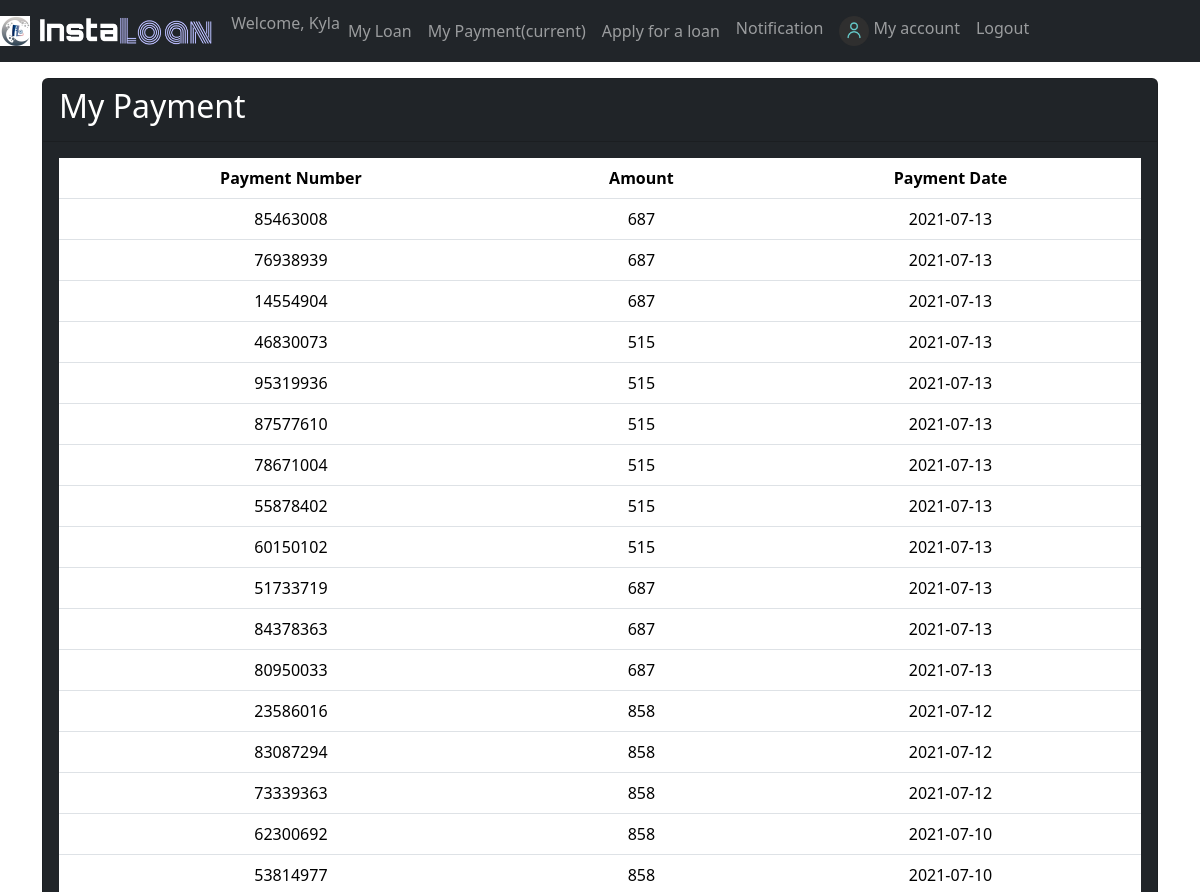
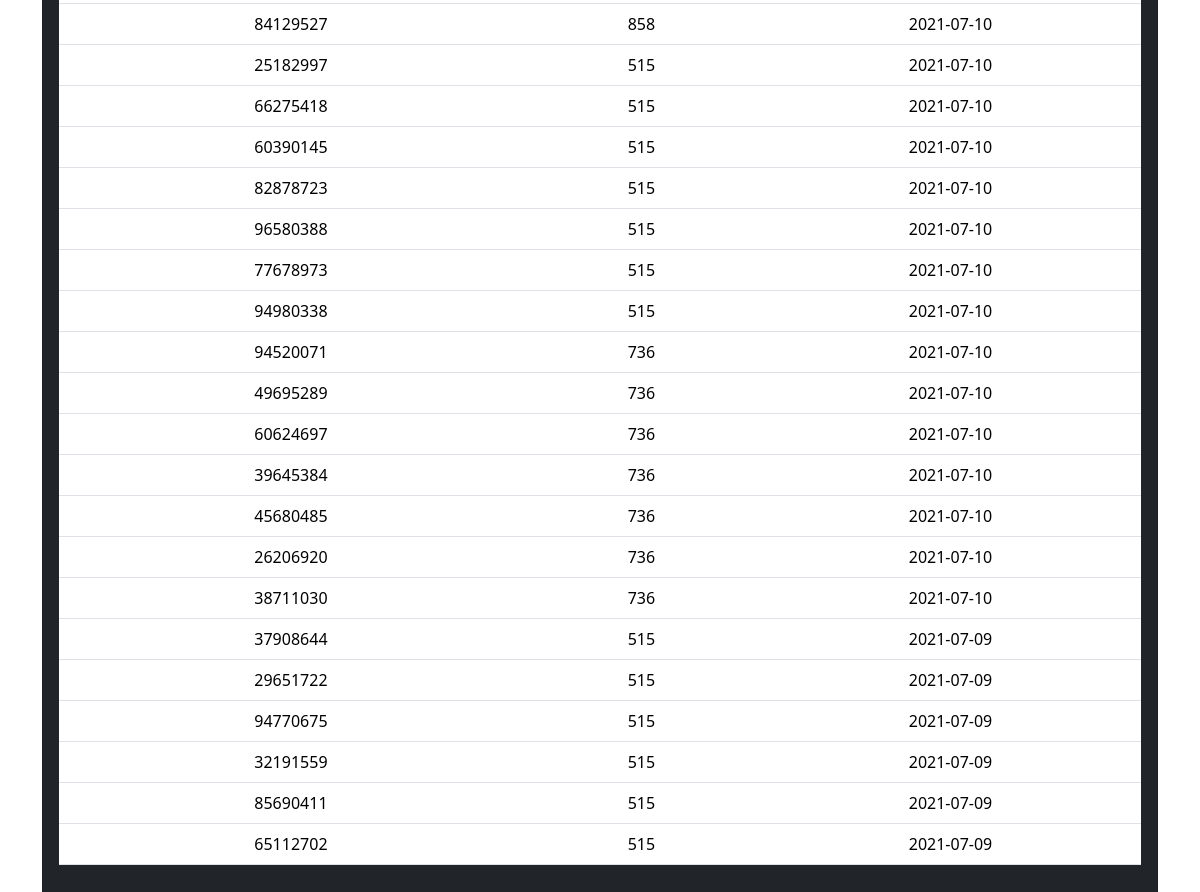
Screenshot of /User/mypayment.php (signed in) with the database file from the repository (2 pictures, top to bottom).
### tables this page shows
CREATE TABLE `users` (
  `user_id` int(100) NOT NULL,
  `first_name` varchar(32) NOT NULL,
  `last_name` varchar(32) NOT NULL,
  `sex` varchar(6) NOT NULL,
  `contact_number` varchar(11) NOT NULL,
  `email` varchar(30) DEFAULT NULL,
  `birthdate` date DEFAULT NULL,
  `address` varchar(100) DEFAULT NULL,
  `username` varchar(32) NOT NULL,
  `password` varchar(32) NOT NULL,
  `acct_type` varchar(10) NOT NULL DEFAULT 'User'
);

CREATE TABLE `payment` (
  `payment_id` int(100) NOT NULL,
  `payment_number` int(100) NOT NULL,
  `user_id` int(100) NOT NULL,
  `amount` int(100) NOT NULL,
  `payment_date` date DEFAULT current_timestamp()
);

### User/mypayment.php (the view, shortened to what this page needs)
<?php
    include("../config.php");
    $user_check=$_SESSION['user'];
    $sql="SELECT * FROM users WHERE username='$user_check'";
    $stmt=$conn->query($sql);
    $row=$stmt->fetch(PDO::FETCH_ASSOC);
    $login_user=$row['first_name'];
    $uid=$row['user_id'];
 ?>
<!DOCTYPE html>
<html lang="en">
<head>
	<link rel="stylesheet" href="../bootstrap/css/bootstrap.css">
	<link rel="stylesheet" href="../bootstrap/css/bootstrap.min.css">
</head>
<body>
	<nav class="navbar navbar-expand-lg navbar-dark bg-dark">
		<a class="navbar-brand" href="#">
            <img src="../img/logo.png" width="30" height="30" class="d-inline-block align-top" alt="">
			<img src="../img/logo1.png" width="180" height="30" class="d-inline-block align-top" alt="">
        </a>
		<div class="collapse navbar-collapse" id="navbarSupportedContent">
			<ul class="navbar-nav mr-auto">
                <li class="nav-item">
					<span class="navbar-text">Welcome, <?php echo $login_user ?></span>
				</li>
				<li class="nav-item">
					<a class="nav-link" href="userview.php">My Loan</a>
				</li>
                <li class="nav-item active">
					<a class="nav-link" href="mypayment.php">My Payment<span class="sr-only">(current)</span></a>
				</li>
				<li class="nav-item">
					<a class="nav-link" href="applyloan.php">Apply for a loan</a>
				</li>
			</ul>
            <?php
                $sql="SELECT * FROM notification WHERE user_id='$uid' AND status='unread' AND receiver='User'";
                $stmt=$conn->query($sql);
                $num=$stmt->rowCount();
            ?>
			<ul class="navbar-nav ml-auto">
                <li class="nav-item">
                    <a class="nav-link" href="../notification.php">Notification <?php if($num>0) echo "<span class='badge badge-danger'>$num</span>" ?></a>
                </li>
                <li class="nav-item">
					<a class="nav-link" href="../profile.php">
                        <img src="../img/user.png" width="30" height="30" class="d-inline-block align-top" alt="">
                        My account
                    </a>
				</li>
				<li class="nav-item">
					<a class="nav-link btn btn-info btn-md" href="../logout.php">Logout</a>
				</li>
			</ul>
		</div>
	</nav>
	<main class="container pt-3">
        <div class="card text-white bg-dark mx-auto">
            <div class="card-header">
                <h2>My Payment</h2>
            </div>
            <div class="card-body">
                <table class="table table-hover text-center">
                    <thead>
                        <tr>
                            <th>Payment Number</th>
                            <th>Amount</th>
                            <th>Payment Date</th>
                        </tr>
                    </thead>
                    <tbody>
                        <?php
                            $sql="SELECT * FROM payment WHERE user_id=$uid ORDER BY payment_id DESC";
                            $stmt=$conn->query($sql);
                            while($row=$stmt->fetch(PDO::FETCH_ASSOC)){
                        ?>
                        <tr>
                            <td><?php echo $row['payment_number']; ?></td>
                            <td><?php echo number_format($row['amount']); ?></td>
                            <td><?php echo $row['payment_date']; ?></td>
                        </tr>
                        <?php } ?>
                    </tbody>
                </table>
            </div>
        </div>
    </main>
</body>
</html>

### rows the page displays
users: first_name "Kyla"
payment: payment_number "85463008", amount "687", payment_date "2021-07-13"
payment: payment_number "76938939", amount "687", payment_date "2021-07-13"
payment: payment_number "14554904", amount "687", payment_date "2021-07-13"
payment: payment_number "46830073", amount "515", payment_date "2021-07-13"
payment: payment_number "95319936", amount "515", payment_date "2021-07-13"
payment: payment_number "87577610", amount "515", payment_date "2021-07-13"
payment: payment_number "78671004", amount "515", payment_date "2021-07-13"
payment: payment_number "55878402", amount "515", payment_date "2021-07-13"
payment: payment_number "60150102", amount "515", payment_date "2021-07-13"
payment: payment_number "51733719", amount "687", payment_date "2021-07-13"
payment: payment_number "84378363", amount "687", payment_date "2021-07-13"
payment: payment_number "80950033", amount "687", payment_date "2021-07-13"
payment: payment_number "23586016", amount "858", payment_date "2021-07-12"
payment: payment_number "83087294", amount "858", payment_date "2021-07-12"
payment: payment_number "73339363", amount "858", payment_date "2021-07-12"
payment: payment_number "62300692", amount "858", payment_date "2021-07-10"
payment: payment_number "53814977", amount "858", payment_date "2021-07-10"
payment: payment_number "84129527", amount "858", payment_date "2021-07-10"
payment: payment_number "25182997", amount "515", payment_date "2021-07-10"
payment: payment_number "66275418", amount "515", payment_date "2021-07-10"
payment: payment_number "60390145", amount "515", payment_date "2021-07-10"
payment: payment_number "82878723", amount "515", payment_date "2021-07-10"
payment: payment_number "96580388", amount "515", payment_date "2021-07-10"
payment: payment_number "77678973", amount "515", payment_date "2021-07-10"
payment: payment_number "94980338", amount "515", payment_date "2021-07-10"
payment: payment_number "94520071", amount "736", payment_date "2021-07-10"
payment: payment_number "49695289", amount "736", payment_date "2021-07-10"
payment: payment_number "60624697", amount "736", payment_date "2021-07-10"
payment: payment_number "39645384", amount "736", payment_date "2021-07-10"
payment: payment_number "45680485", amount "736", payment_date "2021-07-10"
payment: payment_number "26206920", amount "736", payment_date "2021-07-10"
payment: payment_number "38711030", amount "736", payment_date "2021-07-10"
payment: payment_number "37908644", amount "515", payment_date "2021-07-09"
payment: payment_number "29651722", amount "515", payment_date "2021-07-09"
payment: payment_number "94770675", amount "515", payment_date "2021-07-09"
payment: payment_number "32191559", amount "515", payment_date "2021-07-09"
payment: payment_number "85690411", amount "515", payment_date "2021-07-09"
payment: payment_number "65112702", amount "515", payment_date "2021-07-09"
